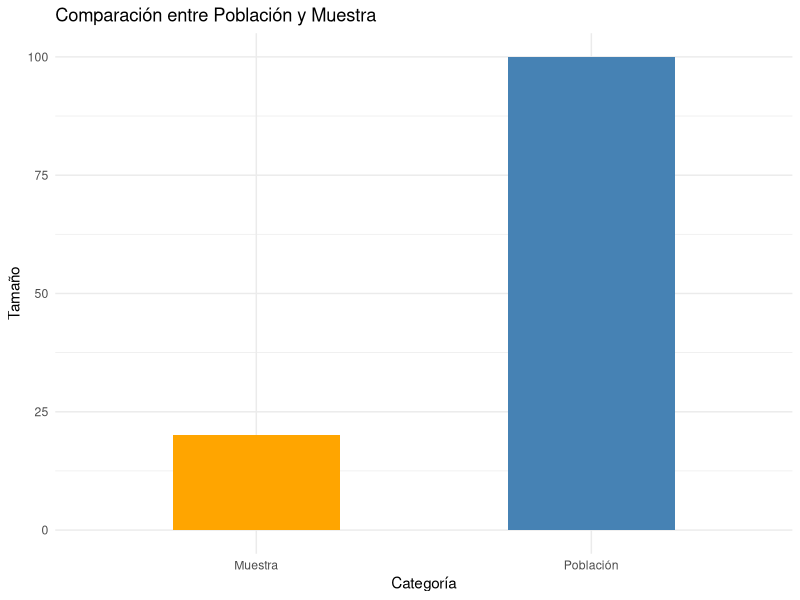
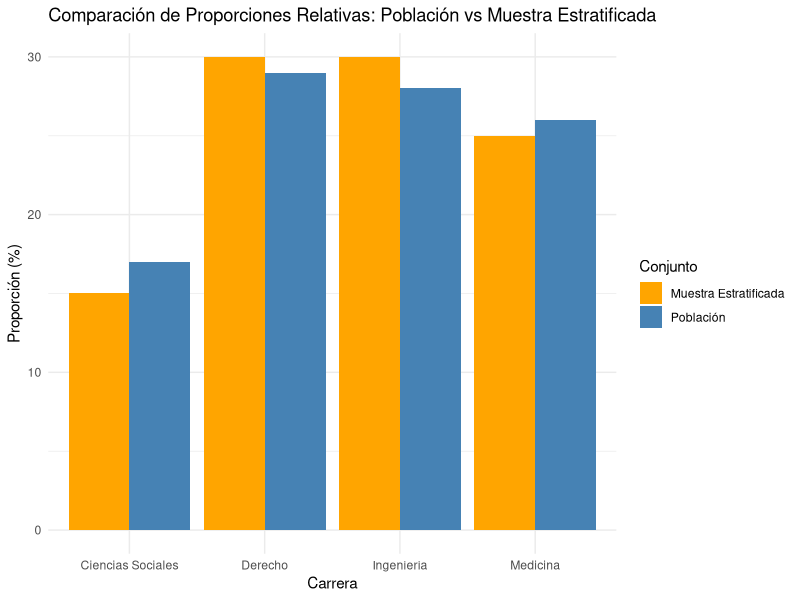
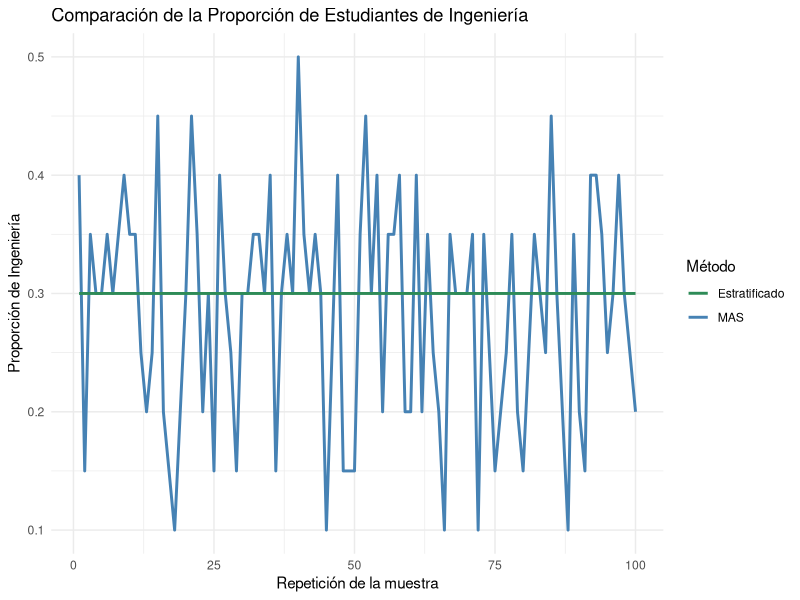
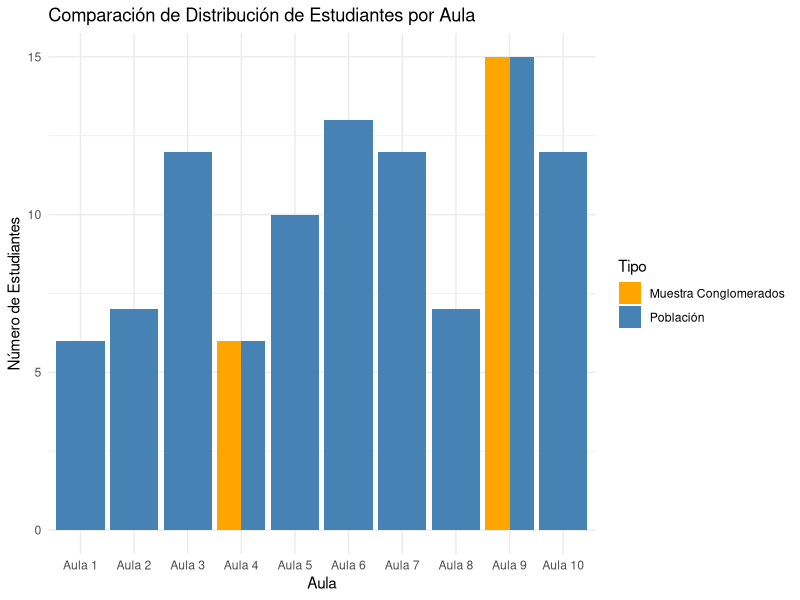
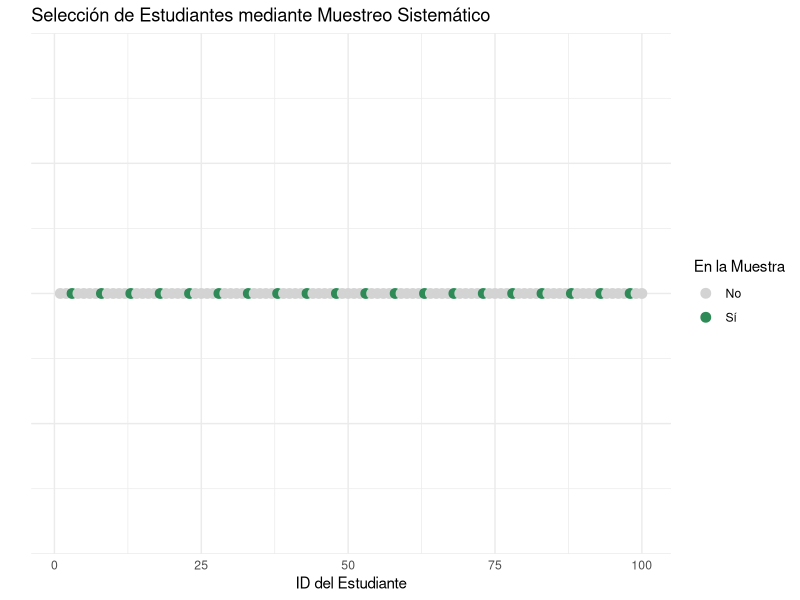
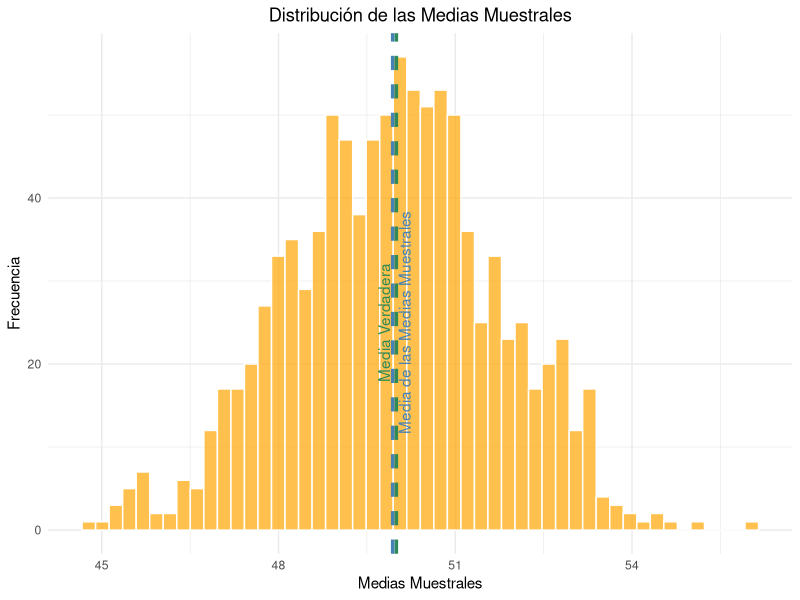
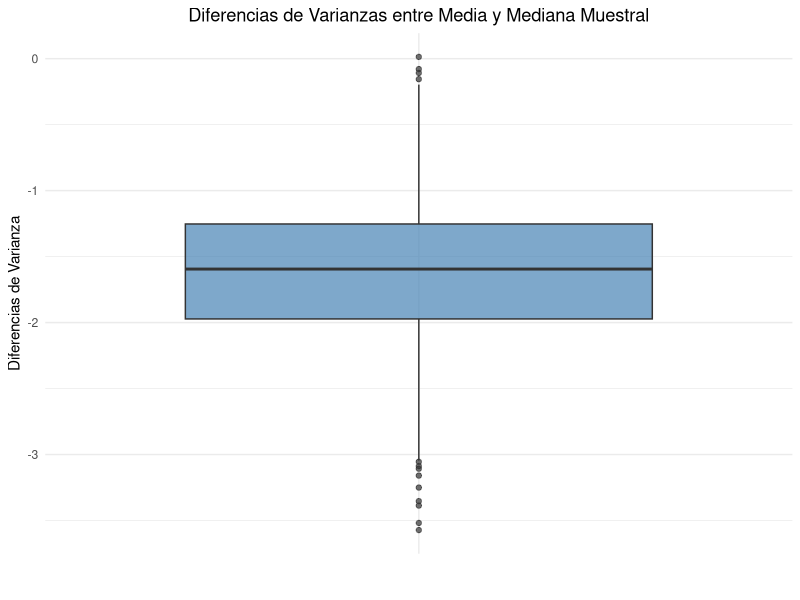
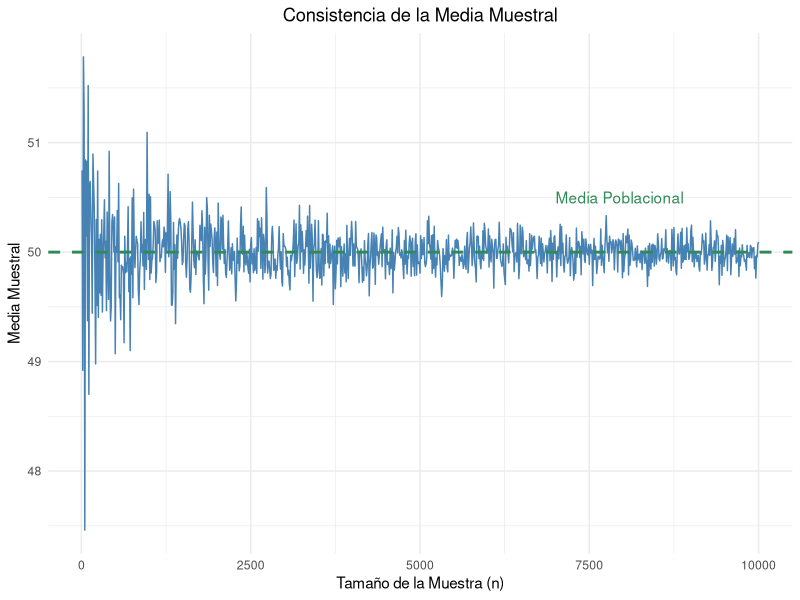

The R script that drew these images, in order:
## ---- chunk 1
knitr::opts_chunk$set(echo = TRUE, 
                      #results = "hide",
                      #fig.show = 'hide',
                      eval = TRUE, 
                      warning = FALSE,
                      message = FALSE,
                      error = TRUE)
## ---- chunk 2
library(dplyr)
library(tidyr)
library(ggplot2)

## ---- chunk 3
set.seed(123)
poblacion <- 1:100  # Población de 100 estudiantes
muestra <- sample(poblacion, size = 20, replace = FALSE)  # Seleccionar una muestra aleatoria de 20

## ---- chunk 4
# Crear un dataframe con la información de la población y la muestra
data_proporcion <- data.frame(
  Categoria = c("Población", "Muestra"),
  Tamano = c(length(poblacion), length(muestra))
)

# Crear el gráfico de barras
ggplot(data_proporcion, aes(x = Categoria, y = Tamano, fill = Categoria)) +
  geom_bar(stat = "identity", width = 0.5) +
  scale_fill_manual(values = c("Población" = "steelblue", "Muestra" = "orange")) +
  labs(title = "Comparación entre Población y Muestra",
       x = "Categoría",
       y = "Tamaño") +
  theme_minimal() +
  theme(legend.position = "none")
## ---- chunk 5
# Simulación de una población de estudiantes clasificados por carrera
set.seed(123)
poblacion <- data.frame(
  id = 1:100,  # Identificación de estudiantes
  carrera = sample(c("Ingeniería", "Medicina", "Derecho", "Ciencias Sociales"), 100, replace = TRUE)
)

# Tamaño de la muestra total
n_muestra <- 20

# Muestreo estratificado: número de estudiantes seleccionados por carrera
muestra_estratificada <- poblacion |> 
  group_by(carrera) |> 
  sample_n(size = round(n_muestra * n() / nrow(poblacion)), replace = FALSE)
## ---- chunk 6
# Calcular la proporción de cada carrera en la población
proporcion_poblacion <- poblacion |>
  count(carrera) |>
  mutate(prop_poblacion = n / sum(n)) |>
  select(carrera, prop_poblacion)

# Calcular la proporción de cada carrera en la muestra, pero con respecto al total de la muestra (n_muestra)
proporcion_muestra <- muestra_estratificada |>
  count(carrera) |>
  mutate(prop_muestra = n / sum(n_muestra)) |>
  select(carrera, prop_muestra)

# Unir las proporciones de población y muestra
proporciones_comparadas <- left_join(proporcion_poblacion, proporcion_muestra, by = "carrera")

# Convertir a formato largo para ggplot
proporciones_long <- proporciones_comparadas |>
  pivot_longer(cols = starts_with("prop"), names_to = "Conjunto", values_to = "Proporción")

# Renombrar las categorías para hacerlas más claras en el gráfico
proporciones_long$Conjunto <- recode(proporciones_long$Conjunto,
                                     "prop_poblacion" = "Población",
                                     "prop_muestra" = "Muestra Estratificada")

# Crear el gráfico de barras comparando las proporciones
ggplot(proporciones_long, aes(x = carrera, y = Proporción * 100, fill = Conjunto)) +
  geom_bar(stat = "identity", position = "dodge") +
  labs(title = "Comparación de Proporciones Relativas: Población vs Muestra Estratificada",
       x = "Carrera",
       y = "Proporción (%)") +
  scale_fill_manual(values = c("Población" = "steelblue", "Muestra Estratificada" = "orange")) +
  theme_minimal()
## ---- chunk 7
# Parámetros de la simulación
n_reps <- 100  # Número de repeticiones
n_muestra <- 20  # Tamaño de la muestra total

# Función para obtener la proporción de "Ingeniería" en MAS
mas_sim <- function() {
  muestra_mas <- sample(poblacion$id, size = n_muestra, replace = FALSE)
  prop_ing_mas <- mean(poblacion$carrera[muestra_mas] == "Ingeniería")
  return(prop_ing_mas)
}

# Función para obtener la proporción de "Ingeniería" en Muestreo Estratificado
estrat_sim <- function() {
  muestra_estrat <- poblacion |> 
    group_by(carrera) |> 
    sample_n(size = round(n_muestra * n() / nrow(poblacion)), replace = FALSE)
  prop_ing_estrat <- mean(muestra_estrat$carrera == "Ingeniería")
  return(prop_ing_estrat)
}

# Simulación
set.seed(123)
resultados_mas <- replicate(n_reps, mas_sim())
resultados_estrat <- replicate(n_reps, estrat_sim())

# Crear un data frame con los resultados
resultados <- data.frame(
  rep = 1:n_reps,
  MAS = resultados_mas,
  Estratificado = resultados_estrat
)

# Graficar los resultados de MAS y Estratificado
ggplot(resultados, aes(x = rep)) +
  geom_line(aes(y = MAS, color = "MAS"), size = 1) +
  geom_line(aes(y = Estratificado, color = "Estratificado"), size = 1) +
  labs(title = "Comparación de la Proporción de Estudiantes de Ingeniería",
       x = "Repetición de la muestra",
       y = "Proporción de Ingeniería",
       color = "Método") +
  scale_color_manual(values = c("MAS" = "steelblue", "Estratificado" = "seagreen")) +
  theme_minimal()

## ---- chunk 8
# Simulación de una población de estudiantes clasificados por aula
set.seed(123)
poblacion <- data.frame(
  id = 1:100,  # Identificación de estudiantes
  aula = sample(paste("Aula", 1:10), 100, replace = TRUE)
)

# Tamaño de la muestra total
n_muestra <- 20

# Número de conglomerados a seleccionar (por ejemplo, 2 aulas)
n_conglomerados <- 2

# Seleccionar aleatoriamente los conglomerados
conglomerados_seleccionados <- sample(unique(poblacion$aula), size = n_conglomerados)

# Seleccionar todos los estudiantes dentro de los conglomerados seleccionados
muestra_conglomerados <- poblacion |>
  filter(aula %in% conglomerados_seleccionados)
## ---- chunk 9
# Contar el número de estudiantes por aula en la población
poblacion_aulas <- poblacion |>
  count(aula) |>
  mutate(Tipo = "Población")

# Contar el número de estudiantes por aula en la muestra por conglomerados
muestra_aulas <- muestra_conglomerados |>
  count(aula) |>
  mutate(Tipo = "Muestra Conglomerados")

# Unir los datos para el gráfico
comparacion_aulas <- bind_rows(poblacion_aulas, muestra_aulas)

# Definir el orden de las aulas correctamente, como "Aula 1", "Aula 2", etc.
orden_aulas <- paste("Aula", 1:10)

# Convertir la variable 'aula' en factor con el orden deseado
comparacion_aulas$aula <- factor(comparacion_aulas$aula, levels = orden_aulas)

# Crear el gráfico de barras
ggplot(comparacion_aulas, aes(x = aula, y = n, fill = Tipo)) +
  geom_bar(stat = "identity", position = "dodge") +
  labs(title = "Comparación de Distribución de Estudiantes por Aula",
       x = "Aula",
       y = "Número de Estudiantes",
       fill = "Tipo") +
  scale_fill_manual(values = c("Población" = "steelblue", "Muestra Conglomerados" = "orange")) +
  theme_minimal()

## ---- chunk 10
# Simulación de una población ordenada de estudiantes
set.seed(123)
poblacion <- data.frame(
  id = 1:100,  # Identificación de estudiantes
  nombre = paste("Estudiante", 1:100)
)

# Tamaño de la muestra total
n_muestra <- 20

# Calcular el intervalo k
k <- floor(nrow(poblacion) / n_muestra)

# Seleccionar un punto de inicio aleatorio entre 1 y k
inicio <- sample(1:k, 1)

# Seleccionar cada k-ésimo estudiante a partir del punto de inicio
indices <- seq(from = inicio, to = nrow(poblacion), by = k)
muestra_sistematico <- poblacion[indices, ]
## ---- chunk 11
# Añadir una columna para indicar si el estudiante está en la muestra
poblacion$Muestra_Sistematico <- ifelse(poblacion$id %in% muestra_sistematico$id, "Sí", "No")

ggplot(poblacion, aes(x = id, y = 1)) +
  geom_point(aes(color = Muestra_Sistematico), size = 3) +
  scale_color_manual(values = c("Sí" = "seagreen", "No" = "lightgray")) +
  labs(title = "Selección de Estudiantes mediante Muestreo Sistemático",
       x = "ID del Estudiante",
       y = "",
       color = "En la Muestra") +
  theme_minimal() +
  theme(axis.text.y = element_blank(),
        axis.ticks.y = element_blank())
## ---- chunk 12
# Simulación para demostrar la insesgadez de la media muestral
set.seed(123)        # Fijar la semilla para reproducibilidad
n <- 30              # Tamaño de la muestra
mu <- 50             # Media poblacional
sigma <- 10          # Desviación estándar poblacional
reps <- 1000         # Número de repeticiones

# Generar múltiples muestras y calcular sus medias
medias_muestrales <- replicate(reps, {
  muestra <- rnorm(n, mean = mu, sd = sigma)  # Generar una muestra de tamaño n
  mean(muestra)                                # Calcular la media muestral
})

# Calcular la media de las medias muestrales
media_de_medias <- mean(medias_muestrales)
## ---- chunk 13
# Crear un data frame para ggplot
datos <- data.frame(medias_muestrales)

# Calcular la media de las medias muestrales
media_de_medias <- mean(datos$medias_muestrales)

# Definir la media poblacional
media_poblacional <- mu

# Graficar las medias muestrales usando ggplot2
ggplot(datos, aes(x = medias_muestrales)) +
  geom_histogram(bins = 50, fill = "orange", color = "white", alpha = 0.7) +
  geom_vline(aes(xintercept = media_poblacional), color = "seagreen", linetype = "dashed", size = 1.2) +
  geom_vline(aes(xintercept = media_de_medias), color = "steelblue", linetype = "dashed", size = 1.2) +
  labs(title = "Distribución de las Medias Muestrales",
       x = "Medias Muestrales",
       y = "Frecuencia") +
  theme_minimal() +
  theme(plot.title = element_text(hjust = 0.5)) +
  annotate("text", x = media_poblacional, y = max(table(datos$medias_muestrales)) * 25, 
           label = "Media Verdadera", color = "seagreen", angle = 90, vjust = -0.5) +
  annotate("text", x = media_de_medias, y = max(table(datos$medias_muestrales)) * 25, 
           label = "Media de las Medias Muestrales", color = "steelblue", angle = 90, vjust = 1.5)


## ---- chunk 14
# Simulación para comparar la eficiencia de la media y la mediana muestral
set.seed(123)
n <- 30  # Tamaño de la muestra
mu <- 50  # Media poblacional
sigma <- 10  # Desviación estándar poblacional
reps <- 1000  # Número de repeticiones

# Generar muestras y calcular la media y mediana muestral
resultados <- replicate(reps, {
  muestra <- rnorm(n, mean = mu, sd = sigma)
  c(mean = mean(muestra), median = median(muestra))
})

# Extraer las medias y medianas muestrales
medias_muestrales <- resultados[1, ]  # Primer fila: medias
medianas_muestrales <- resultados[2, ]  # Segunda fila: medianas

# Calcular las varianzas
var_media <- var(medias_muestrales)
var_mediana <- var(medianas_muestrales)

# Imprimir las varianzas
var_media
var_mediana
## ---- chunk 15
# Configuración inicial
set.seed(123)
n_muestra <- 100  # Tamaño de los grupos de muestreo
reps_bootstrap <- 1000  # Número de repeticiones para el bootstrap

# Inicializar un vector para almacenar las diferencias de varianzas
diferencias_varianzas <- numeric(reps_bootstrap)

# Realizar el muestreo con reemplazo sobre medias_muestrales y medianas_muestrales
for (i in 1:reps_bootstrap) {
  # Generar índices de muestreo con reemplazamiento
  indices <- sample(1:reps, size = n_muestra, replace = TRUE)
  
  # Muestrear las medias y las medianas usando los mismos índices
  muestra_media <- medias_muestrales[indices]
  muestra_mediana <- medianas_muestrales[indices]
  
  # Calcular las varianzas de las muestras
  var_media <- var(muestra_media)
  var_mediana <- var(muestra_mediana)
  
  # Almacenar la diferencia de varianzas entre media y mediana
  diferencias_varianzas[i] <- var_media - var_mediana
}

# Crear un dataframe para ggplot
datos_varianzas <- data.frame(diferencias_varianzas)
## ---- chunk 16
# Graficar las diferencias de varianzas entre media y mediana con un boxplot
ggplot(datos_varianzas, aes(x = "", y = diferencias_varianzas)) +
  geom_boxplot(fill = "steelblue", alpha = 0.7) +
  labs(title = "Diferencias de Varianzas entre Media y Mediana Muestral",
       y = "Diferencias de Varianza",
       x = "") +
  theme_minimal() +
  theme(plot.title = element_text(hjust = 0.5))

## ---- chunk 17
# Simulación para demostrar la consistencia de la media muestral
set.seed(123)          # Fijar la semilla para reproducibilidad
mu <- 50               # Media poblacional
sigma <- 10            # Desviación estándar poblacional

# Definir una secuencia de tamaños de muestra
n_values <- seq(10, 10000, by = 10)

# Calcular la media muestral para cada tamaño de muestra utilizando sapply
media_convergente <- sapply(n_values, function(n) {
  # Generar una muestra de tamaño n de una distribución normal N(50, 10)
  muestra <- rnorm(n, mean = mu, sd = sigma)
  # Calcular la media muestral
  mean(muestra)
})

# Crear un data frame para graficar
datos_convergencia <- data.frame(
  Tamaño_Muestra = n_values,
  Media_Muestral = media_convergente
)
## ---- chunk 18
# Graficar la convergencia de la media muestral hacia la media poblacional

ggplot(datos_convergencia, aes(x = Tamaño_Muestra, y = Media_Muestral)) +
  geom_line(color = "steelblue") +
  geom_hline(aes(yintercept = mu), color = "seagreen", linetype = "dashed", size = 1) +
  labs(title = "Consistencia de la Media Muestral",
       x = "Tamaño de la Muestra (n)",
       y = "Media Muestral") +
  theme_minimal() +
  theme(plot.title = element_text(hjust = 0.5)) +
  annotate("text", x = max(n_values) * 0.7, y = mu + 0.5, 
           label = "Media Poblacional", color = "seagreen", hjust = 0)

